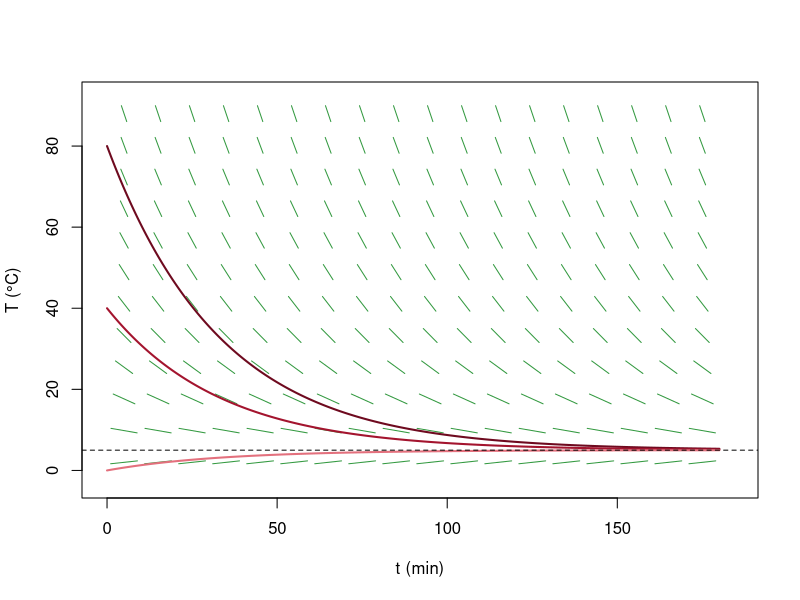

Generate this figure with R:
# Fig. 3.5: Direction field of cooling with some solutions (book, Section 3.1, Eq. 3.3)
# At each point (t, T) a short dash shows the slope dT/dt = 0.03 (5 - T); the solutions follow these slopes
# (c) 2026 Philipp Kügler · Program for the book "Dynamical Systems in the Life Sciences" · MIT License (see LICENSE)
k <- 0.03; Tu <- 5
g <- expand.grid(t = seq(5, 175, length.out = 18), T = seq(2, 88, length.out = 12))
S <- k * (Tu - g$T)                      # slope dT/dt at each point
dt <- 4 / sqrt(1 + (S * 180 / 90)^2)     # dashes of equal length in the plot
plot(NULL, xlim = c(0, 184), ylim = c(-3, 92), xlab = "t (min)", ylab = "T (°C)")
segments(g$t - dt, g$T - S * dt, g$t + dt, g$T + S * dt, col = rgb(0.2, 0.6, 0.25))
tt <- seq(0, 180, length.out = 300)
rot <- c(rgb(0.43, 0.04, 0.12), rgb(0.64, 0.08, 0.18), rgb(0.89, 0.44, 0.49))
T0s <- c(80, 40, 0)
for (i in 1:3) {
  lines(tt, Tu + (T0s[i] - Tu) * exp(-k * tt), col = rot[i], lwd = 2)
  cat(sprintf("T(0) = %2d: T(60) = %.2f\n", T0s[i], Tu + (T0s[i] - Tu) * exp(-60 * k)))
}
abline(h = Tu, lty = 2)
